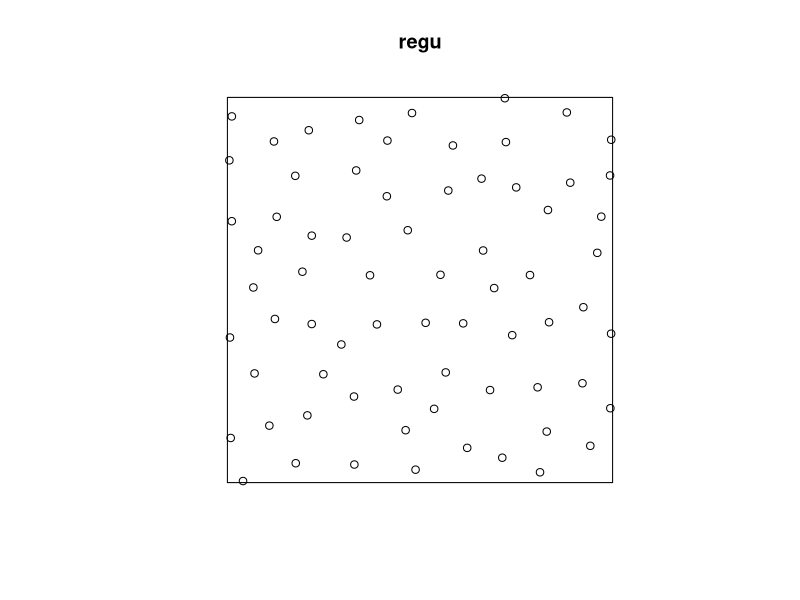
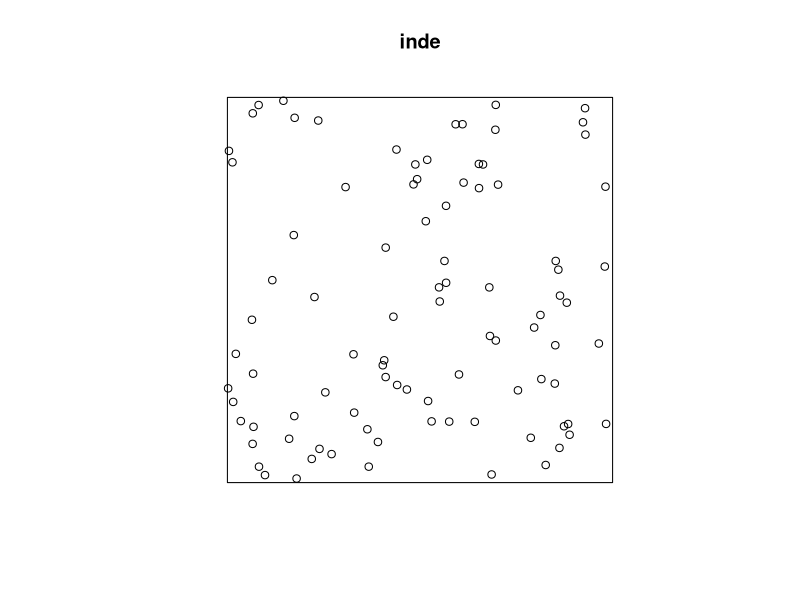
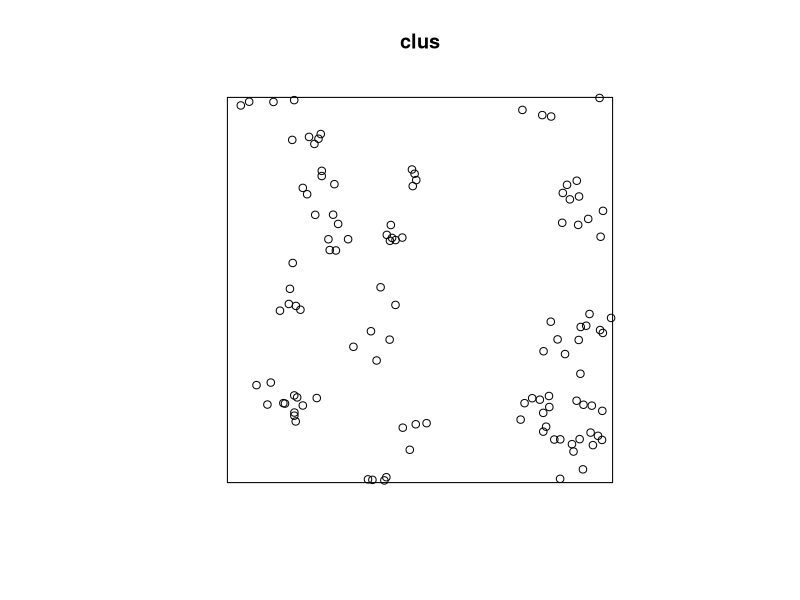
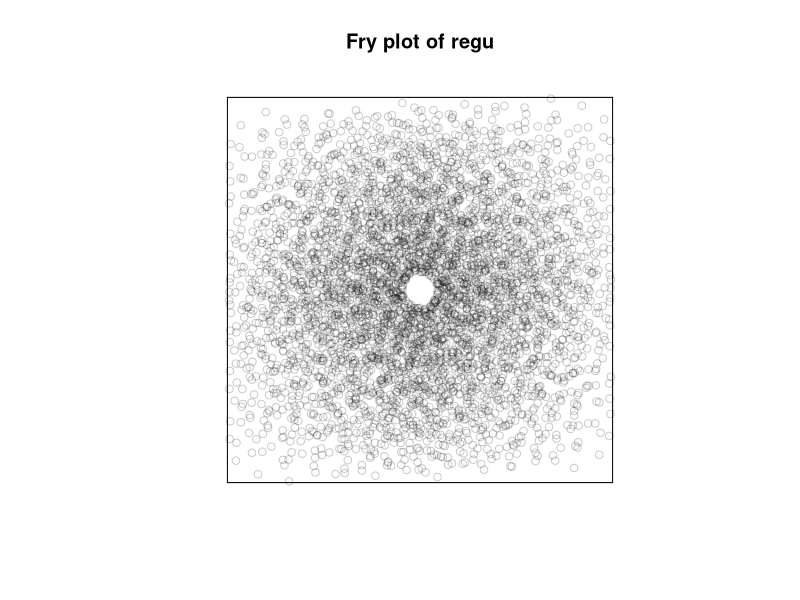
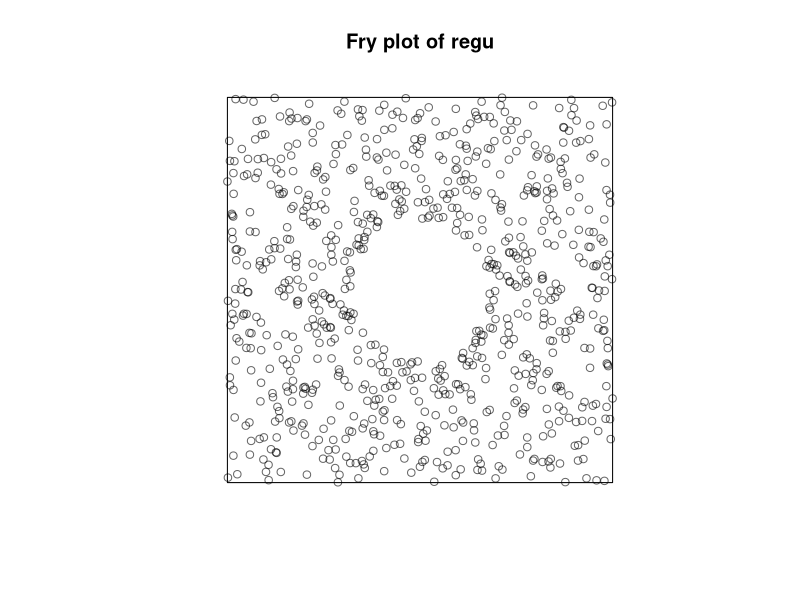
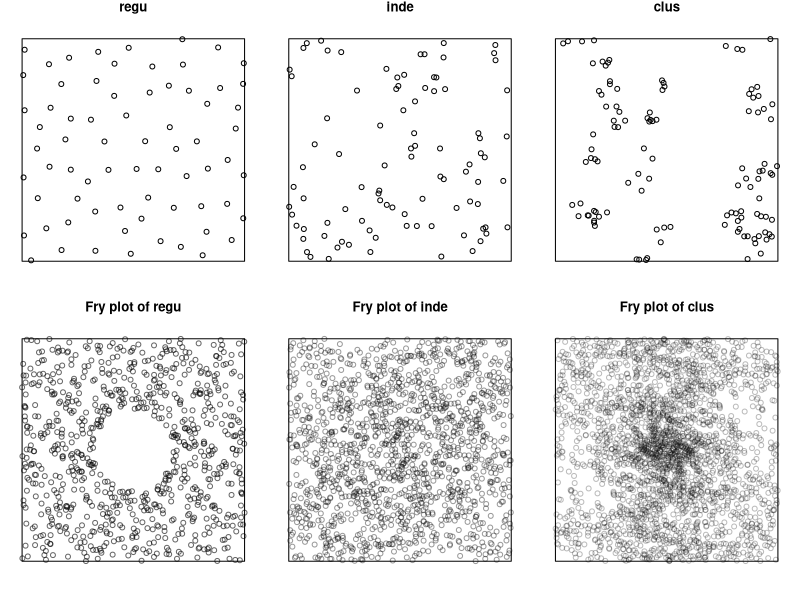
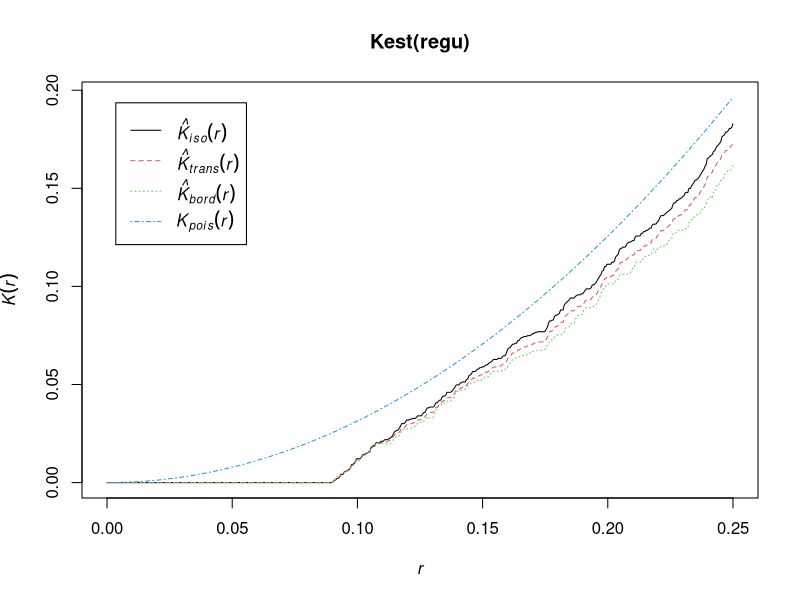
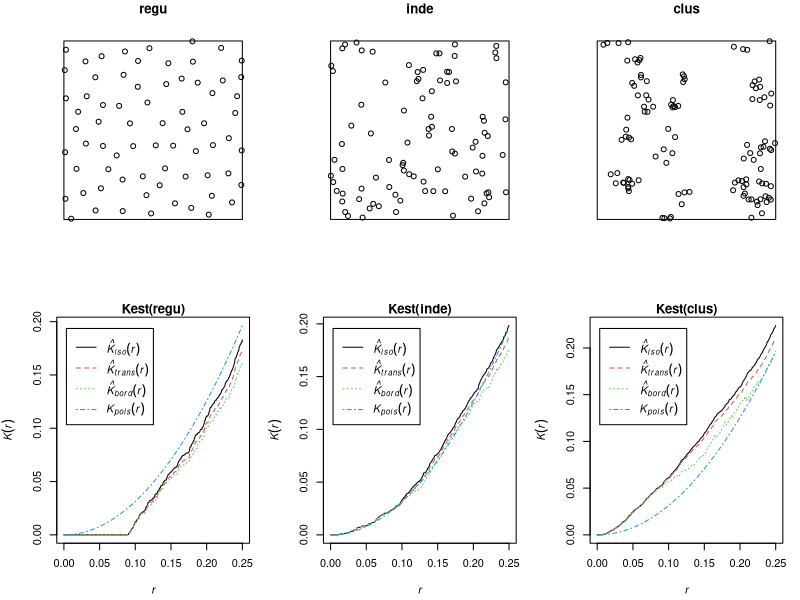

Reproduce these figures in R, in order.
#'      Workshop on analysing spatial point patterns with spatstat
#'                   Aalborg, April 2015
#' 
#'                   Lecturer's R script 
#'                  Session 6: Correlation
#' 
#'         Copyright (c) Adrian Baddeley and Ege Rubak 2015
#' 
library(spatstat)

inde <- rpoispp(100)
regu <- rSSI(0.09, 70)
clus <- rMatClust(30, 0.05, 4)

plot(regu)
plot(inde)
plot(clus)

fryplot(regu)
fryplot(regu, width=0.5)

#' [resize window to 3 x 2]
par0 <- par(mfrow=c(2,3), mar=rep(1,4))
plot(regu)
plot(inde)
plot(clus)
fryplot(regu, width=0.5)
fryplot(inde, width=0.5)
fryplot(clus, width=0.5)
par23 <- par(par0)

plot(Kest(regu))
Kest(regu)

par(mfrow=c(2,3), mar=0.3+c(4,4,1,1))
plot(regu)
plot(inde)
plot(clus)
plot(Kest(regu))
plot(Kest(inde))
plot(Kest(clus))
par23x <- par(par0)

plot(pcf(regu))
plot(pcf(clus))
plot(pcf(clus, divisor="d"))

par(par23x)
plot(regu)
plot(inde)
plot(clus)
plot(pcf(regu))
plot(pcf(inde))
plot(pcf(clus))
par(par0)
